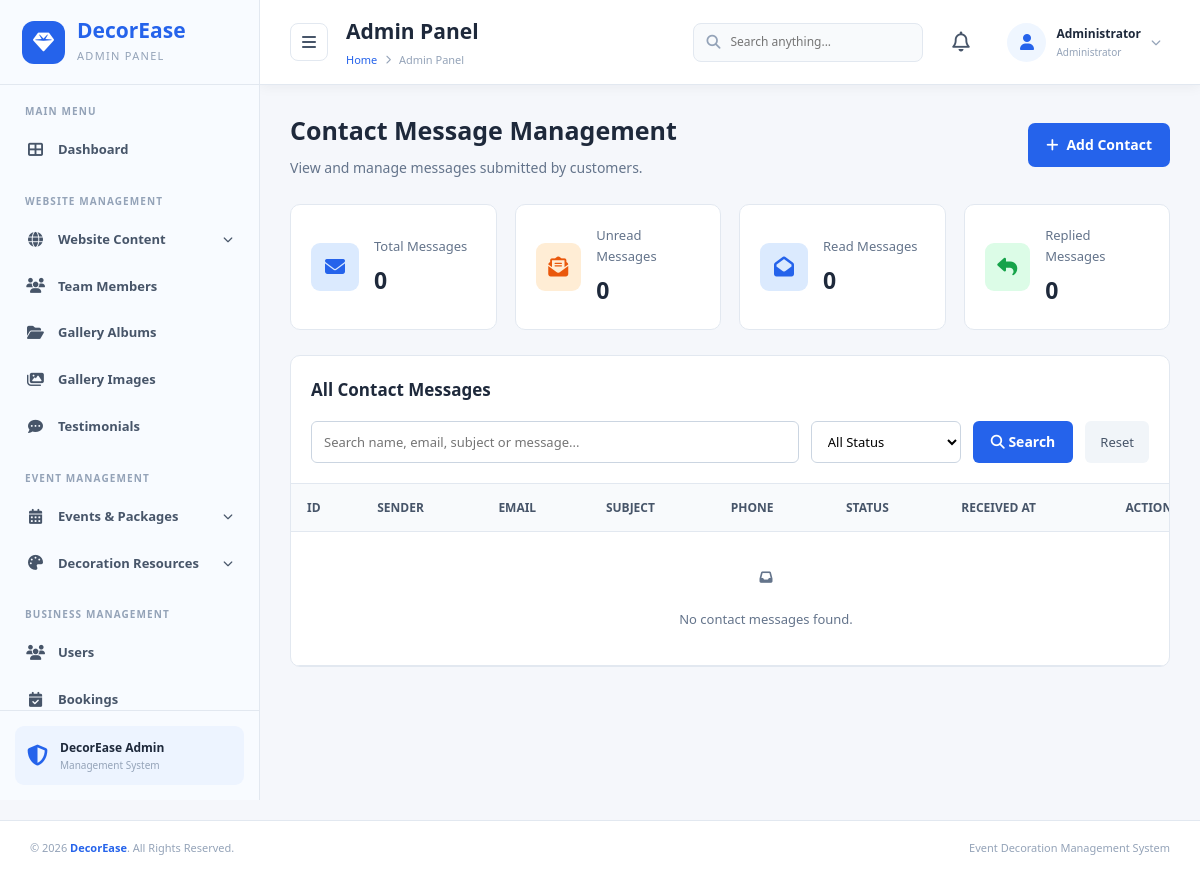
Before: /admin/contact_messages.php with the older database file.
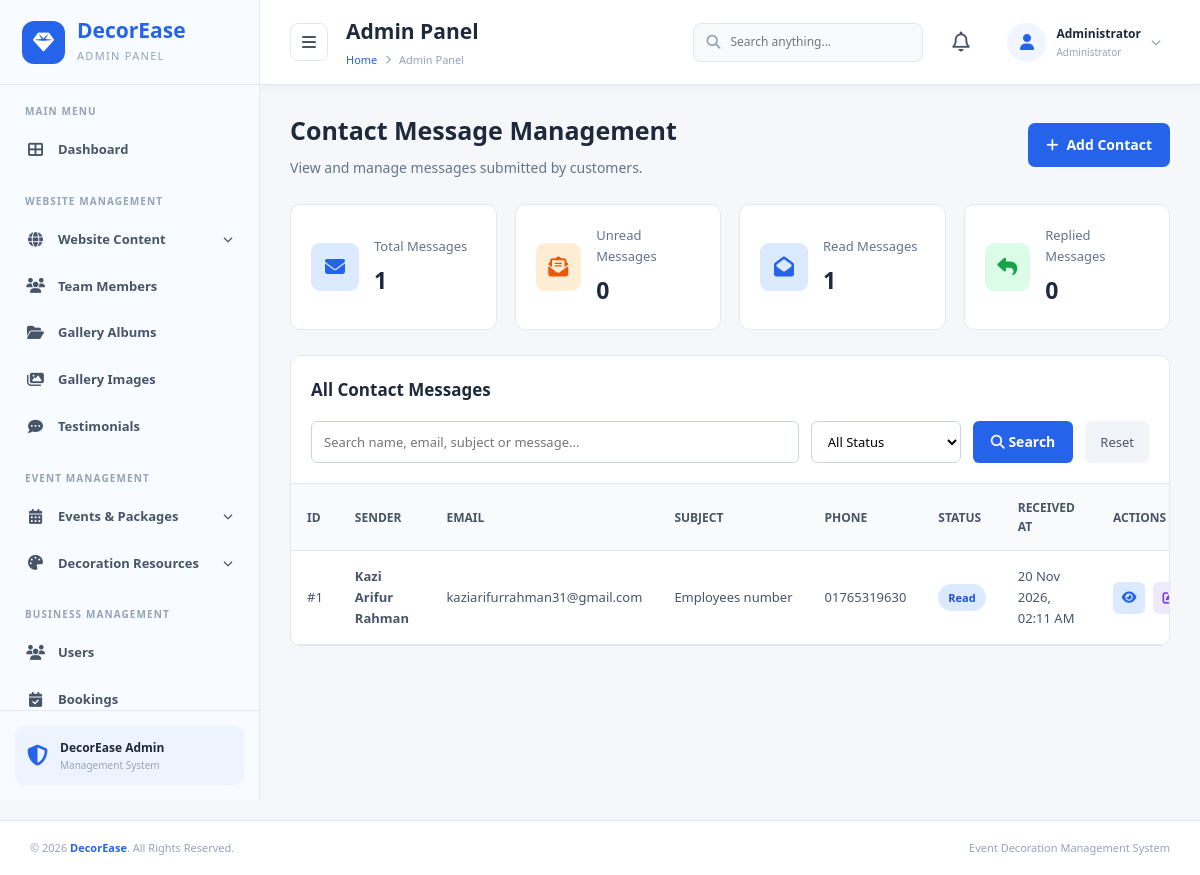
After: the same page with the newer database file.
### tables this page shows
CREATE TABLE `contact_messages` (
  `message_id` int(10) UNSIGNED NOT NULL,
  `name` varchar(150) NOT NULL,
  `email` varchar(191) NOT NULL,
  `phone` varchar(30) DEFAULT NULL,
  `subject` varchar(200) DEFAULT NULL,
  `message` text NOT NULL,
  `status` enum('unread','read','replied') DEFAULT 'unread',
  `created_at` timestamp NOT NULL DEFAULT current_timestamp()
);

### admin/contact_messages.php (the view, shortened to what the changed rows need)
<?php
require_once __DIR__ . '/../db.php';
$sql = "SELECT * FROM contact_messages";
$sql .= " ORDER BY created_at DESC";
$stmt = $conn->prepare($sql);
$stmt->execute();
$messages = $stmt->get_result();
$stats = [
    'total' => 0,
    'unread' => 0,
    'read' => 0,
    'replied' => 0
];
$result = $conn->query("
    SELECT
        COUNT(*) AS total,
        SUM(status = 'unread') AS unread,
        SUM(status = 'read') AS read_count,
        SUM(status = 'replied') AS replied
    FROM contact_messages
");
if ($result && $row = $result->fetch_assoc()) {
    $stats['total'] = (int)$row['total'];
    $stats['unread'] = (int)$row['unread'];
    $stats['read'] = (int)$row['read_count'];
    $stats['replied'] = (int)$row['replied'];
}
?>
<!DOCTYPE html>
<html lang="en">
<head>
    <link rel="stylesheet"
          href="includes/css/admin.css">
    <link rel="stylesheet"
          href="https://cdnjs.cloudflare.com/ajax/libs/font-awesome/6.5.0/css/all.min.css">
</head>
<body>
<div class="admin-container">
    <?php include 'includes/sidebar.php'; ?>
    <main class="main-content">
        <?php include 'includes/header.php'; ?>
        <section class="contact-page">
            <div class="contact-header" style="display:flex; justify-content:space-between;
            align-items:center; gap:15px; flex-wrap:wrap;">
                <div>
                    <h2>Contact Message Management</h2>
                </div>
            </div>
            <div class="contact-stats">
                <div class="contact-stat-card">
                    <div>
                        <h3>Total Messages</h3>
                        <strong><?php echo $stats['total']; ?></strong>
                    </div>
                </div>
                <div class="contact-stat-card">
                    <div>
                        <h3>Read Messages</h3>
                        <strong><?php echo $stats['read']; ?></strong>
                    </div>
                </div>
            </div>
            <div class="contact-management-card">
                <div class="contact-table-wrapper">
                    <table class="contact-table">
                        <thead>
                            <tr>
                                <th>ID</th>
                                <th>Sender</th>
                                <th>Email</th>
                                <th>Subject</th>
                                <th>Phone</th>
                                <th>Status</th>
                                <th>Received At</th>
                                <th>Actions</th>
                            </tr>
                        </thead>
                        <tbody>
                        <?php if ($messages->num_rows > 0): ?>
                            <?php while ($message = $messages->fetch_assoc()): ?>
                                <tr>
                                    <td>
                                        #<?php echo (int)$message['message_id']; ?>
                                    </td>
                                    <td class="contact-name">
                                        <?php echo htmlspecialchars($message['name']); ?>
                                    </td>
                                    <td>
                                        <?php echo htmlspecialchars($message['email']); ?>
                                    </td>
                                    <td>
                                        <div class="contact-subject">
                                            <?php echo htmlspecialchars($message['subject'] ?: 'No Subject'); ?>
                                        </div>
                                    </td>
                                    <td>
                                        <?php echo htmlspecialchars($message['phone'] ?: 'N/A'); ?>
                                    </td>
                                    <td>
                                        <span class="contact-status status-<?php echo htmlspecialchars($message['status'] ?? 'unread'); ?>">
                                            <?php echo htmlspecialchars($message['status'] ?? 'unread'); ?>
                                        </span>
                                    </td>
                                    <td>
                                        <?php echo date('d M Y, h:i A', strtotime($message['created_at'])); ?>
                                    </td>
                                    <td>
                                        <div class="contact-actions">
                                            <a
                                                href="view_contact_message.php?message_id=<?php echo (int)$message['message_id']; ?>"
                                                class="contact-action-btn contact-view-btn"
                                                title="View Message">
                                                <i class="fas fa-eye"></i>
                                            </a>
                                            <a
                                                href="edit_contact_message.php?message_id=<?php echo (int)$message['message_id']; ?>"
                                                class="contact-action-btn"
                                                style="background:#ede9fe;color:#7c3aed;"
                                                title="Edit Message">
                                                <i class="fas fa-edit"></i>
                                            </a>
                                        </div>
                                    </td>
                                </tr>
                            <?php endwhile; ?>
                        <?php else: ?>
                            <tr>
                                <td colspan="8" class="contact-empty">
                                    <i class="fas fa-inbox"></i>
                                    <br><br>
                                    No contact messages found.
                                </td>
                            </tr>
                        <?php endif; ?>
                        </tbody>
                    </table>
                </div>
            </div>
        </section>
    </main>
</div>
<?php include 'includes/footer.php'; ?>
</body>
</html>

Changed rows visible on the page:
added contact_messages: message_id "1", name "Kazi Arifur Rahman", email "kaziarifurrahman31@gmail.com", subject "Employees number", phone "01765319630", status "Read", created_at "20 Nov 2026, 02:11 AM"
Other visible differences:
$stats['total']: "0" → "1"
$stats['read']: "0" → "1"
text no longer shown: "No contact messages found."
